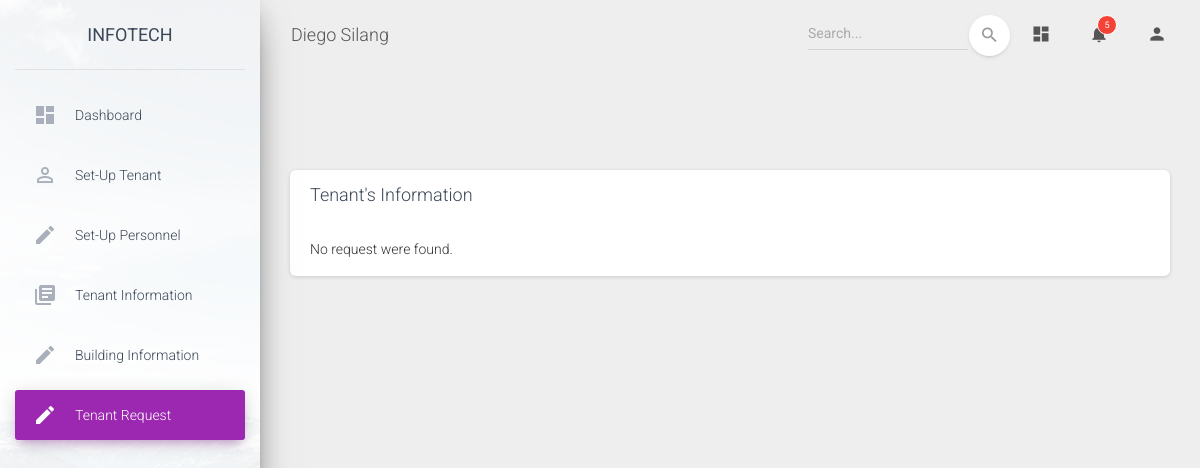
/material-dashboard-master/examples/tenantreq.php, run on an earlier commit of the app's database.
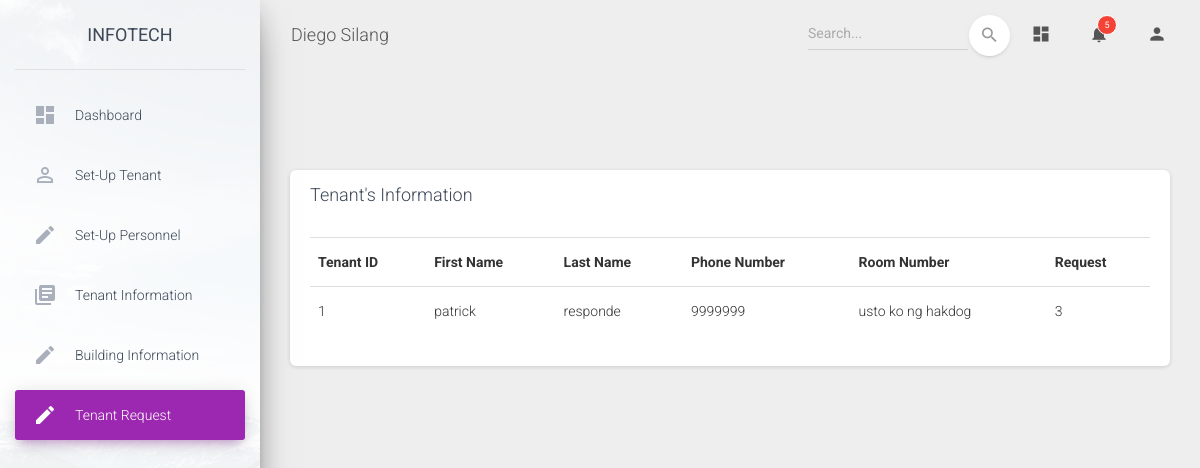
And on a later commit of the database.
### tables this page shows
CREATE TABLE `tenantreq` (
  `tenantID` int(11) NOT NULL,
  `firstName` varchar(255) NOT NULL,
  `lastName` varchar(255) NOT NULL,
  `pnumber` int(11) NOT NULL,
  `reqTenant` varchar(255) NOT NULL,
  `roomNumber` int(11) NOT NULL
);

### material-dashboard-master/examples/tenantreq.php (the view, shortened to what the changed rows need)
<!DOCTYPE html>
<html lang="en">
<head>
  <link rel="stylesheet" href="https://maxcdn.bootstrapcdn.com/font-awesome/latest/css/font-awesome.min.css">
  <link href="../assets/css/material-dashboard.css?v=2.1.1" rel="stylesheet" />
  <link href="../assets/demo/demo.css" rel="stylesheet" />
</head>
<body class="">
  <div class="wrapper ">
    <div class="main-panel">
      <div class="content">
        <div class="row">
          <div class="col-md-12">
              <div class="col-md-12">
            <div class="card ">
              <div class="card-body">
                <div class="table-responsive">
                  <?php
                    include "dbconn.php";
                    $sql = "SELECT * FROM tenantreq";
                    if($result = mysqli_query($link, $sql)){
                        if(mysqli_num_rows($result) > 0){
                            echo "<table class = 'table tablesorter'>";
                                echo "<tr>";
                                    echo "<th>Tenant ID</th>";
                                    echo "<th>First Name</th>";
                                    echo "<th>Last Name</th>";
                                    echo "<th>Phone Number</th>";
                                    echo "<th>Room Number</th>";
                                    echo "<th>Request</th>";
                                echo "</tr>";
                            while($row = mysqli_fetch_array($result)){
                                echo "<tr>";
                                    echo "<td>" . $row['tenantID'] . "</td>";
                                    echo "<td>" . $row['firstName'] . "</td>";
                                    echo "<td>" . $row['lastName'] . "</td>";
                                    echo "<td>" . $row['pnumber'] . "</td>";
                                    echo "<td>" . $row['reqTenant'] . "</td>";
                                    echo "<td>" . $row['roomNumber'] . "</td>";
                                echo "</tr>";
                            }
                            echo "</table>";
                        } else{
                            echo "No request were found.";
                        }
                    } else{
                        echo "ERROR: Could not able to execute $sql. " . mysqli_error($link);
                    }
                  ?>
</body>
</html>

What changed in the data, as far as the page shows it:
added tenantreq: tenantID "1", firstName "patrick", lastName "responde", pnumber "9999999", reqTenant "usto ko ng hakdog", roomNumber "3"
Also different on the page:
text no longer shown: "No request were found."
text now shown: "Tenant ID First Name Last Name Phone Number Room Number Request"
